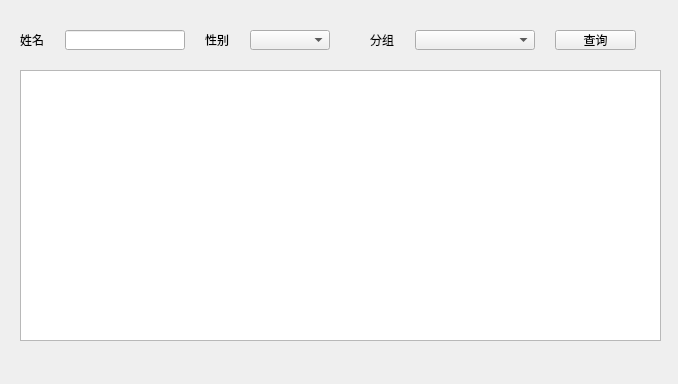
<?xml version="1.0" encoding="UTF-8"?>
<ui version="4.0">
 <class>PresentSearchResult</class>
 <widget class="QMainWindow" name="PresentSearchResult">
  <property name="geometry">
   <rect>
    <x>0</x>
    <y>0</y>
    <width>678</width>
    <height>384</height>
   </rect>
  </property>
  <property name="sizePolicy">
   <sizepolicy hsizetype="Fixed" vsizetype="Preferred">
    <horstretch>0</horstretch>
    <verstretch>0</verstretch>
   </sizepolicy>
  </property>
  <property name="minimumSize">
   <size>
    <width>678</width>
    <height>384</height>
   </size>
  </property>
  <property name="maximumSize">
   <size>
    <width>678</width>
    <height>384</height>
   </size>
  </property>
  <property name="windowTitle">
   <string>查询联系人</string>
  </property>
  <property name="windowIcon">
   <iconset resource="resource.qrc">
    <normaloff>:/Img/Img/blenderIcon.png</normaloff>:/Img/Img/blenderIcon.png</iconset>
  </property>
  <property name="styleSheet">
   <string notr="true"/>
  </property>
  <widget class="QWidget" name="centralwidget">
   <widget class="QLabel" name="name">
    <property name="geometry">
     <rect>
      <x>20</x>
      <y>30</y>
      <width>25</width>
      <height>20</height>
     </rect>
    </property>
    <property name="font">
     <font>
      <family>微软雅黑</family>
      <pointsize>9</pointsize>
     </font>
    </property>
    <property name="text">
     <string>姓名</string>
    </property>
   </widget>
   <widget class="QLabel" name="sex">
    <property name="geometry">
     <rect>
      <x>205</x>
      <y>30</y>
      <width>25</width>
      <height>20</height>
     </rect>
    </property>
    <property name="font">
     <font>
      <family>微软雅黑</family>
      <pointsize>9</pointsize>
     </font>
    </property>
    <property name="text">
     <string>性别</string>
    </property>
   </widget>
   <widget class="QLabel" name="type">
    <property name="geometry">
     <rect>
      <x>370</x>
      <y>30</y>
      <width>25</width>
      <height>20</height>
     </rect>
    </property>
    <property name="font">
     <font>
      <family>微软雅黑</family>
      <pointsize>9</pointsize>
     </font>
    </property>
    <property name="text">
     <string>分组</string>
    </property>
   </widget>
   <widget class="QLineEdit" name="lineEditName">
    <property name="geometry">
     <rect>
      <x>65</x>
      <y>30</y>
      <width>120</width>
      <height>20</height>
     </rect>
    </property>
    <property name="font">
     <font>
      <family>微软雅黑</family>
      <pointsize>9</pointsize>
     </font>
    </property>
    <property name="text">
     <string/>
    </property>
    <property name="clearButtonEnabled">
     <bool>true</bool>
    </property>
   </widget>
   <widget class="QComboBox" name="comboBoxSex">
    <property name="geometry">
     <rect>
      <x>250</x>
      <y>30</y>
      <width>80</width>
      <height>20</height>
     </rect>
    </property>
    <property name="font">
     <font>
      <family>微软雅黑</family>
      <pointsize>9</pointsize>
     </font>
    </property>
    <property name="styleSheet">
     <string notr="true"/>
    </property>
    <item>
     <property name="text">
      <string/>
     </property>
    </item>
    <item>
     <property name="text">
      <string>男</string>
     </property>
    </item>
    <item>
     <property name="text">
      <string>女</string>
     </property>
    </item>
   </widget>
   <widget class="QComboBox" name="comboBoxGroup">
    <property name="geometry">
     <rect>
      <x>415</x>
      <y>30</y>
      <width>120</width>
      <height>20</height>
     </rect>
    </property>
    <property name="font">
     <font>
      <family>微软雅黑</family>
      <pointsize>9</pointsize>
     </font>
    </property>
    <property name="styleSheet">
     <string notr="true"/>
    </property>
   </widget>
   <widget class="QTableView" name="tableView">
    <property name="geometry">
     <rect>
      <x>20</x>
      <y>70</y>
      <width>641</width>
      <height>271</height>
     </rect>
    </property>
    <property name="styleSheet">
     <string notr="true">/*table view*/
QTableView {
    selection-background-color: rgb(252,233,161);
	selection-foreground-color:black; 
}

QTable::item:selected{
	color:black
}

QTableView QTableCornerButton::section {
    background: lightblue;
    border: 2px outset white;
}

/*Scroll Bar*/
QScrollBar:vertical {
    background:transparent;
    width:9px;
    margin: 0px 0px 2px 0px;
}

QScrollBar::handle:vertical {
    background: rgb(195, 195, 195);
    min-height: 20px;
    border-radius: 3px;
}

QScrollBar::handle:vertical:hover{
    background:rgba(0,0,0,30%);
}

QScrollBar::add-line:vertical {
    height: 0px;
    subcontrol-position: bottom;
    subcontrol-origin: margin;
}

QScrollBar::sub-line:vertical {
    height: 0px;
    subcontrol-position: top;
    subcontrol-origin: margin;
}</string>
    </property>
   </widget>
   <widget class="QPushButton" name="search">
    <property name="geometry">
     <rect>
      <x>555</x>
      <y>30</y>
      <width>81</width>
      <height>20</height>
     </rect>
    </property>
    <property name="font">
     <font>
      <family>微软雅黑</family>
      <pointsize>9</pointsize>
     </font>
    </property>
    <property name="text">
     <string>查询</string>
    </property>
    <property name="shortcut">
     <string>Return</string>
    </property>
   </widget>
  </widget>
  <widget class="QMenuBar" name="menubar">
   <property name="geometry">
    <rect>
     <x>0</x>
     <y>0</y>
     <width>678</width>
     <height>23</height>
    </rect>
   </property>
  </widget>
 </widget>
 <tabstops>
  <tabstop>lineEditName</tabstop>
  <tabstop>comboBoxSex</tabstop>
  <tabstop>comboBoxGroup</tabstop>
  <tabstop>search</tabstop>
  <tabstop>tableView</tabstop>
 </tabstops>
 <resources>
  <include location="resource.qrc"/>
 </resources>
 <connections/>
</ui>
